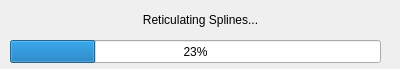
<?xml version="1.0" encoding="UTF-8"?>
<ui version="4.0">
 <class>loadScreen</class>
 <widget class="QDialog" name="loadScreen">
  <property name="windowModality">
   <enum>Qt::ApplicationModal</enum>
  </property>
  <property name="geometry">
   <rect>
    <x>0</x>
    <y>0</y>
    <width>400</width>
    <height>69</height>
   </rect>
  </property>
  <property name="windowTitle">
   <string>Loading</string>
  </property>
  <widget class="QLabel" name="infoLabel">
   <property name="geometry">
    <rect>
     <x>10</x>
     <y>10</y>
     <width>381</width>
     <height>20</height>
    </rect>
   </property>
   <property name="text">
    <string>Reticulating Splines...</string>
   </property>
   <property name="alignment">
    <set>Qt::AlignCenter</set>
   </property>
  </widget>
  <widget class="QProgressBar" name="progressBar">
   <property name="geometry">
    <rect>
     <x>10</x>
     <y>40</y>
     <width>371</width>
     <height>23</height>
    </rect>
   </property>
   <property name="value">
    <number>23</number>
   </property>
  </widget>
 </widget>
 <resources/>
 <connections/>
</ui>
